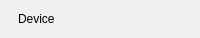
               <widget class="QFrame" name="setDevice">
                <property name="minimumSize">
                 <size>
                  <width>0</width>
                  <height>38</height>
                 </size>
                </property>
                <property name="maximumSize">
                 <size>
                  <width>16777215</width>
                  <height>38</height>
                 </size>
                </property>
                <property name="role" stdset="0">
                 <string>statusRow</string>
                </property>
                <property name="bind_fixedHeight" stdset="0">
                 <string>rh</string>
                </property>
                <layout class="QHBoxLayout" name="setDeviceLayout" stretch="0,0,0,0,1">
                 <property name="spacing">
                  <number>0</number>
                 </property>
                 <property name="leftMargin">
                  <number>0</number>
                 </property>
                 <property name="topMargin">
                  <number>0</number>
                 </property>
                 <property name="rightMargin">
                  <number>0</number>
                 </property>
                 <property name="bottomMargin">
                  <number>0</number>
                 </property>
                 <item>
                  <widget class="QLabel" name="setDeviceDot">
                   <property name="minimumSize">
                    <size>
                     <width>6</width>
                     <height>6</height>
                    </size>
                   </property>
                   <property name="maximumSize">
                    <size>
                     <width>6</width>
                     <height>6</height>
                    </size>
                   </property>
                   <property name="role" stdset="0">
                    <string>dot</string>
                   </property>
                   <property name="tone" stdset="0">
                    <string>ok</string>
                   </property>
                  </widget>
                 </item>
                 <item>
                  <spacer name="gap_37">
                   <property name="orientation">
                    <enum>Qt::Orientation::Horizontal</enum>
                   </property>
                   <property name="sizeType">
                    <enum>QSizePolicy::Policy::Fixed</enum>
                   </property>
                   <property name="sizeHint" stdset="0">
                    <size>
                     <width>12</width>
                     <height>1</height>
                    </size>
                   </property>
                  </spacer>
                 </item>
                 <item>
                  <widget class="QLabel" name="setDeviceLabel">
                   <property name="text">
                    <string>Device</string>
                   </property>
                   <property name="minimumSize">
                    <size>
                     <width>102</width>
                     <height>0</height>
                    </size>
                   </property>
                   <property name="role" stdset="0">
                    <string>rowLabel</string>
                   </property>
                  </widget>
                 </item>
                 <item>
                  <spacer name="hSpacer_24">
                   <property name="orientation">
                    <enum>Qt::Orientation::Horizontal</enum>
                   </property>
                   <property name="sizeHint" stdset="0">
                    <size>
                     <width>10</width>
                     <height>20</height>
                    </size>
                   </property>
                  </spacer>
                 </item>
                 <item>
                  <widget class="QLabel" name="setDeviceValue">
                   <property name="alignment">
                    <set>Qt::AlignmentFlag::AlignRight|Qt::AlignmentFlag::AlignVCenter</set>
                   </property>
                   <property name="role" stdset="0">
                    <string>rowValue</string>
                   </property>
                   <property name="bind" stdset="0">
                    <string>setup.device || '—'</string>
                   </property>
                   <property name="elide" stdset="0">
                    <bool>true</bool>
                   </property>
                  </widget>
                 </item>
                </layout>
               </widget>
